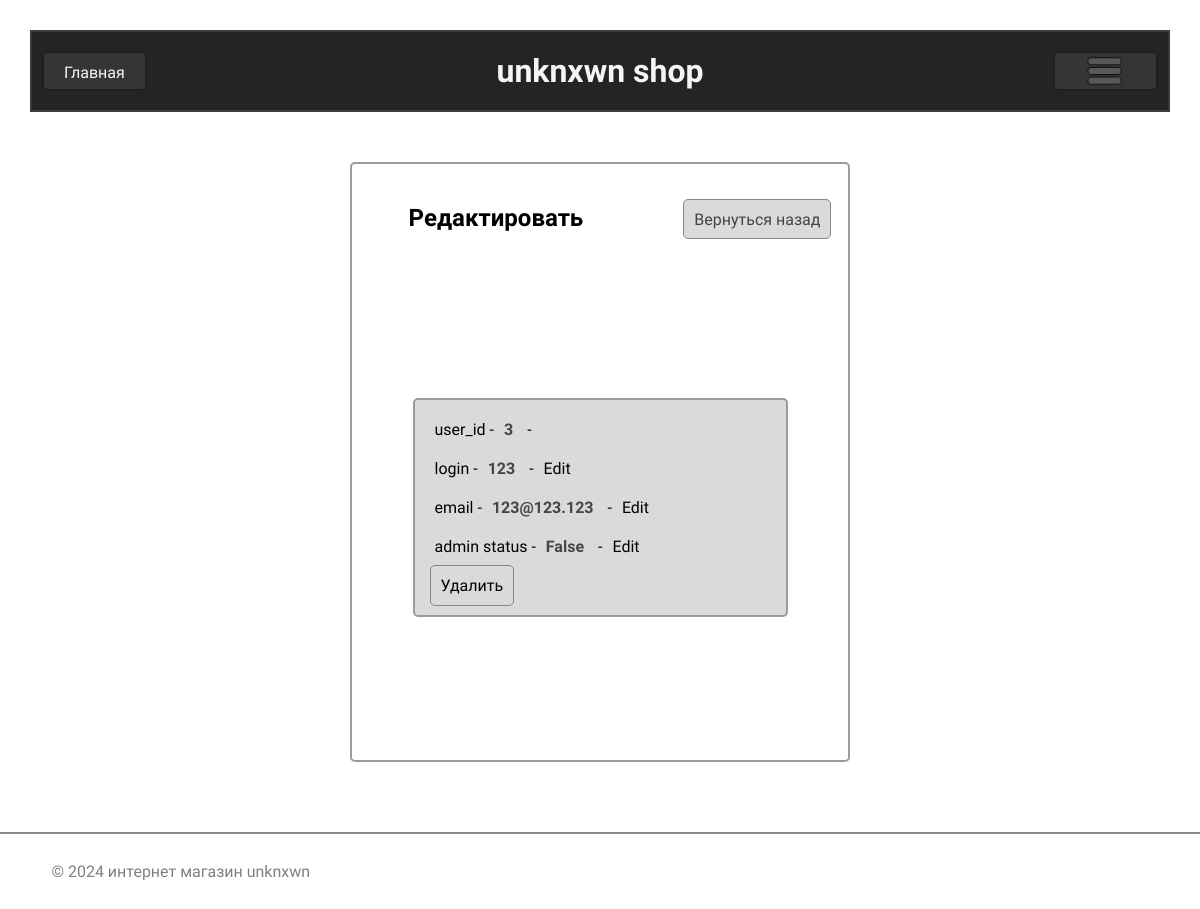
The page /users/3/edit (signed in) on the database its author committed.
### models.py (models this page shows, shortened)
class User (db.Model, UserMixin):
    id = db.Column(db.Integer, primary_key=True)
    login = db.Column(db.String(128), nullable=False, unique=True)
    password = db.Column(db.String(255), nullable=False)
    email = db.Column(db.String(255), nullable=False)
    admin = db.Column(db.Boolean, nullable=False, default=False)

### routes.py (the view)
@app.route('/users/<int:id>/edit', methods=["GET", "POST"])
@login_required
def edituser(id):
    user = User.query.get_or_404(id)
    if current_user.admin == False:
        return 'Sorry, you have not special access for that page'
    else:
        return render_template('date_edit/edituser.html', user=user)

### __init__.py (called while the page is built)
@app.before_request
def create_tables():
     db.create_all()

### models.py (called while the page is built)
@manager.user_loader
def load_user(id):
    return User.query.get(id)

### routes.py (called while the page is built)
@app.after_request
def redirect_to_signin(response):
    if response.status_code == 401:
        return redirect(url_for('login') + '?next=' + request.url)
    return response

### templates/date_edit/edituser.html (shortened to what this page needs)
{% extends "base.html" %}
{% block content %}
<div class="container_auth box_update_bd">
    <h2 class="authnamecon newnameicobd usbd">Редактировать</h2>
    <a href="{{ url_for('users') }}" class="auth-register-btn chbtn">Вернуться назад</a>
    <div class="bd_box_of_goods">
        {% if user %}
        <div class="goods">
            <p>user_id -<strong>{{ user.id }}</strong> -</p>
            <p>login -<strong>{{ user.login }}</strong> -<a class="edituserbtn" href="/users/{{ user.id }}/edit/login">Edit</a></p>
            <p>email -<strong>{{ user.email }}</strong> -<a class="edituserbtn" href="/users/{{ user.id }}/edit/email">Edit</a></p>
            <p>admin status -<strong>{{ user.admin }}</strong> -<a class="edituserbtn" href="/users/{{ user.id }}/edit/status">Edit</a></p>
            <p><a href="/users/{{ user.id }}/delete" class="completebtn">Удалить</a></p>
        </div>
        {% else %}
            <div class="goods goodscenter">
                <p>Произошла ошибка :(</p>
            </div>
        {% endif %}
    </div>
</div>
<div class="section-separator-figure"></div>
{% endblock content %}

### static/style.css (style rules this page uses)
* { margin: 0; box-sizing: border-box; font-family: 'Ubuntu', sans-serif; padding: 10px; }
h1, h2 { text-align: center; }
a { text-decoration: none; }
.section-separator-figure { position: absolute; right: 0; width: 100%; border: 1px solid rgb(139, 139, 139); padding: 0; }
.container_auth { margin-top: 50px; margin-left: auto; margin-right: auto; display: flex; flex-wrap: wrap; justify-content: center; width: 500px; height: 600px; border: 2px solid rgb(156, 156, 156); border-radius: 5px; overflow:hidden; margin-bottom: 70px; }
.container_auth .authnamecon { margin-left: -130px; height: 40px; margin-top: 20px; }
.auth-register-btn { position: relative; left: 120px; top: 25px; height: 40px; color: rgb(68, 68, 68); border: 1px solid rgb(134, 134, 134); border-radius: 5px; background-color: rgb(218, 218, 218); }
.bd_box_of_goods .goods { border: 2px solid rgb(156, 156, 156); border-radius: 5px; background-color: rgb(218, 218, 218); margin-top: 30px; width: 375px; }
.box_update_bd { overflow-y: scroll; }
.newnameicobd { margin-right: -20px; }
.completebtn { border: 1px solid rgb(134, 134, 134); border-radius: 5px; background-color: rgb(218, 218, 218); color: black; position: relative; right: 5px; }
.chbtn { margin-right: -40px; margin-left: -10px; }
p strong { color: rgb(70, 70, 70) }
.edituserbtn { color: black; }

### rows shown on the page
User: id "3", login "123", email "123@123.123", admin "False"
